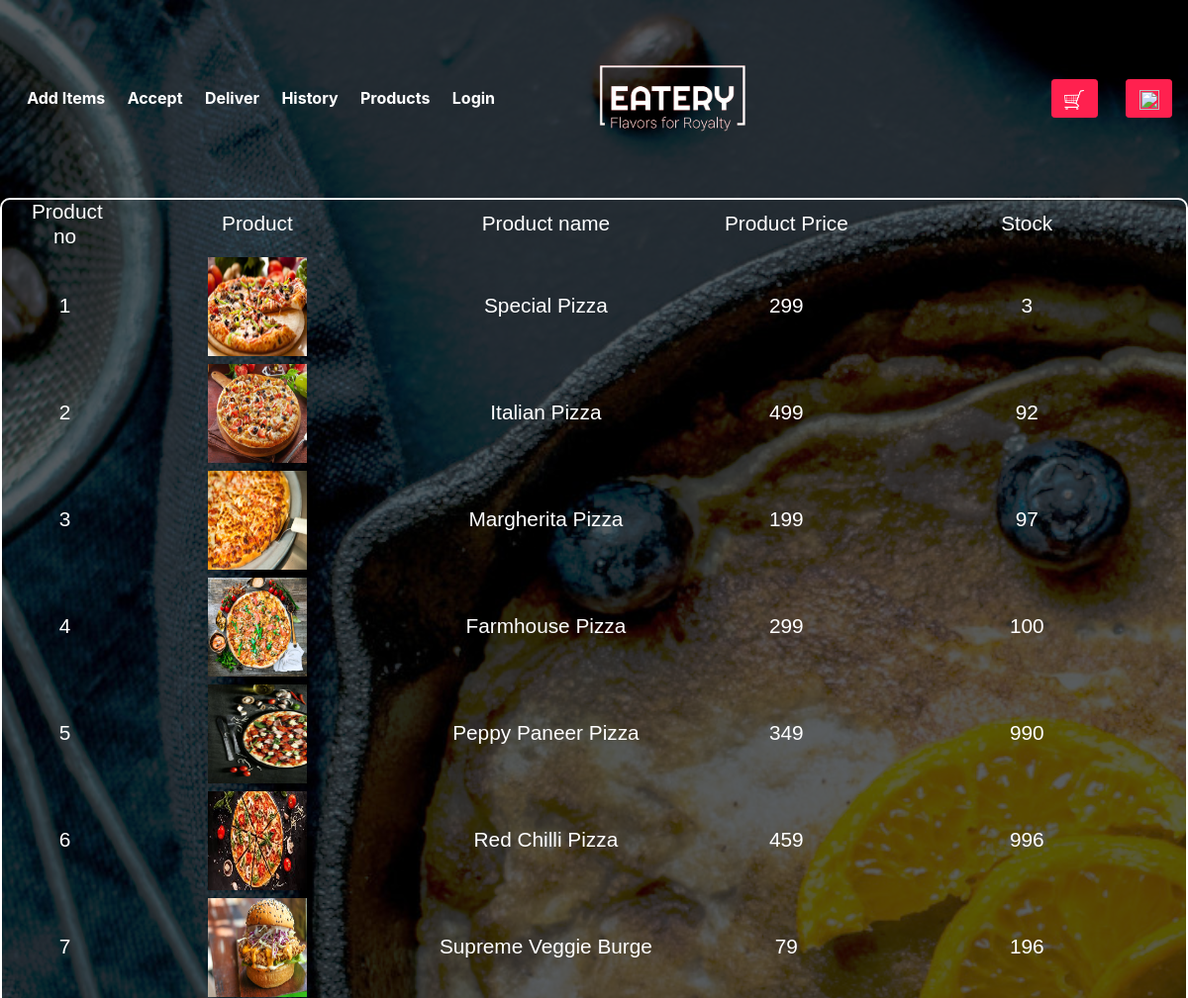
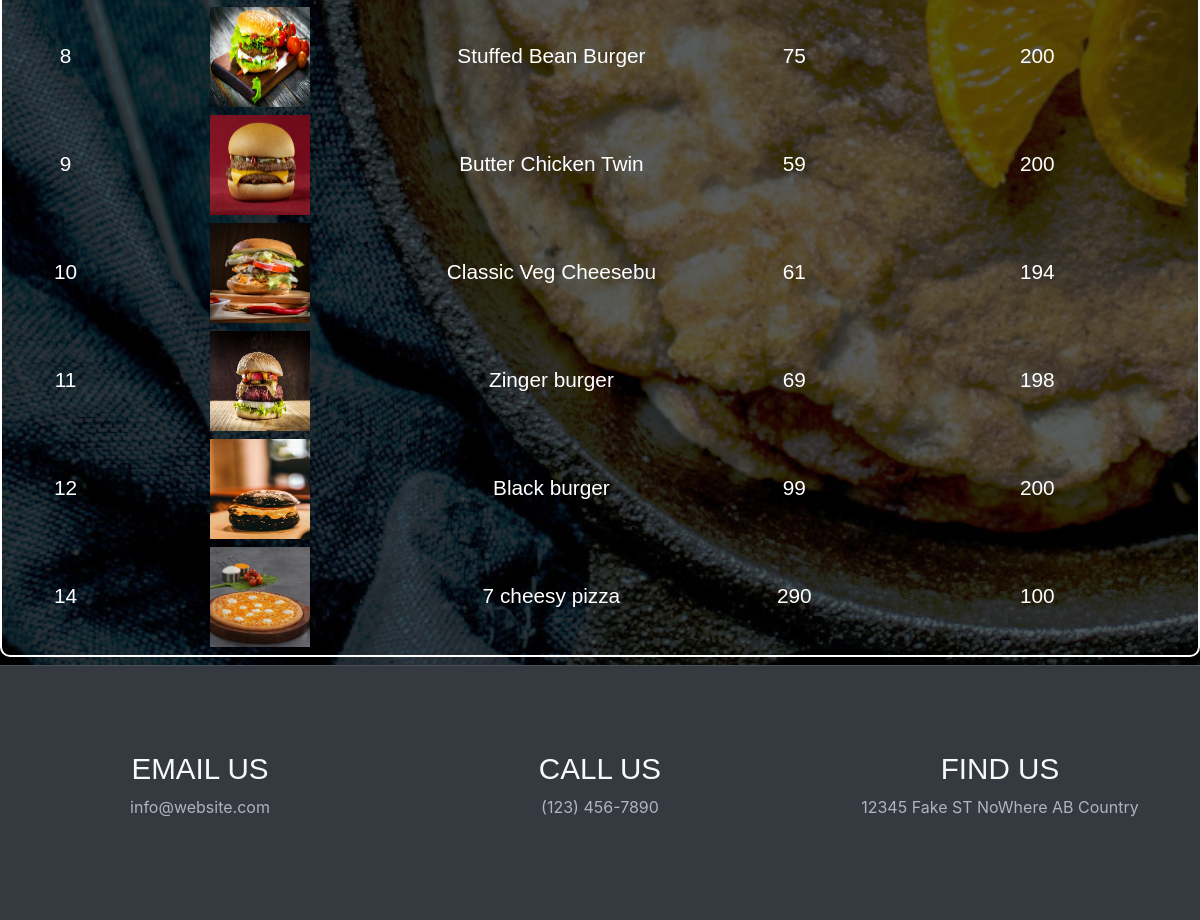
/products.php, run on the app's committed database (2 pictures, top to bottom).
### tables this page shows
CREATE TABLE `products` (
  `product_id` int(4) NOT NULL,
  `product_no` int(3) NOT NULL,
  `product_name` varchar(20) NOT NULL,
  `product_price` int(5) NOT NULL,
  `product_type` varchar(15) NOT NULL,
  `product_qty` int(5) UNSIGNED NOT NULL,
  `product_desc` varchar(100) NOT NULL,
  `product_img` text NOT NULL
);

### products.php (the view, shortened to what this page needs)
<?php
include ('assets/php/config.php');
?>
<!DOCTYPE html>
<html lang="en">
<head>
  <link rel="stylesheet" href="assets/vendors/themify-icons/css/themify-icons.css">
  <link rel="stylesheet" href="assets/vendors/animate/animate.css">
  <link rel="stylesheet" href="assets/css/foodhut.css">
  <link rel="stylesheet" href="assets/css/cart.css">
</head>
<body data-spy="scroll" data-target=".navbar" data-offset="40" id="home">
      <nav class="custom-navbar navbar navbar-expand-lg navbar-dark fixed-top" data-spy="affix" data-offset-top="10">
        <div class="collapse navbar-collapse" id="navbarSupportedContent">
      <ul class="navbar-nav">
      <li class="nav-item">
          <input type="button" value="Add Items"  class="nav-link te"  href="" onclick="home(this.name)" name="data_insert.php">
        </li>
        <li class="nav-item">
        <input type="button" value="Accept"  class="nav-link te"  href="" onclick="home(this.name)" name="admin.php">
        </li>
        <li class="nav-item">
        <input type="button" value="Deliver"  class="nav-link te"  href="" onclick="home(this.name)" name="admin_ord.php">
        </li>
        <li class="nav-item">
        <input type="button" value="History"  class="nav-link te"  href="" onclick="home(this.name)" name="admin_history.php">
        </li>
        <li class="nav-item">
        <input type="button" value="Products"  class="nav-link te"  href="" onclick="home(this.name)" name="products.php">
        </li>
        <li class="nav-item">
          <a class="nav-link" href="<?php if(isset($_SESSION['login'])){echo'assets/php/logout.php';}else{echo 'login.php';} ?>"><?php if(isset($_SESSION['login'])){echo'Log-out';}else{echo 'Login';} ?></a>
        </li>
      </ul>
      <a class="navbar-brand m-auto" href="#">
      <img src="assets/imgs/logo3.png" class="brand-img" alt="" onclick="home(this.name)" name="index.php#Home">
      </a>
      <ul class="navbar-nav">
        <li class="nav-item cart-btn">
          <a href="cart.php" class="btn btn-primary ml-xl-4 cart-btn"><img src="assets/imgs/cart.png" id="cart" alt=""
              srcset=""></a>
          <a href="<?php if(isset($_SESSION['login'])){echo'assets/php/profile.php';}else{echo'assets/php/error.php';} ?>" class="btn btn-primary ml-xl-4 cart-btn"><img src="assets/imgs/user.png" id="cart" alt=""></a>
        </li>
      </ul>
    </div>
    </nav>
      <br><br><br><br><br><br><br><br>
    <header class="container-fluid">
      <div class="row" id="cart-container">
        <div class="col-sm-6 col-md-12 col-xs-12 my-2 cart-main cart-middle">
                  <div class="container-fluid text-c" id="cart-head">
                    <div class="row d-flex cart-head">
                        <div class="col-1">
                            <h5>Product no</h5>
                        </div>
                        <div class="col-3">
                            <h5>Product</h5>
                        </div>
                        <div class="col-3">
                            <h5>Product name</h5>
                        </div>
                        <div class="col-2">
                            <h5>Product Price</h5>
                        </div>
                        <div class="col-3">
                            <h5>Stock</h5>
                        </div>
                    </div>
                  </div>
                <div class="container-fluid text-c" id="cart-head">
                <?php
                    $qr1 = "select * from products";
                    $nam = mysqli_query($conn,$qr1);
                    while($orders = mysqli_fetch_assoc($nam)) {
                        $id = $orders['product_id'];
                        $name = $orders['product_name'];
                        $img = $orders['product_img'];
                        $qty = $orders['product_qty'];
                        $price = $orders['product_price'];
                        ?>
                        <div class="row d-flex cart-head">
                            <div class="col-1">
                                <h5><?php echo $id?></h5>
                            </div>
                            <div class="col-3 ">
                                <h5> <img class="imag" src="assets/uploads/<?php echo $img; ?>" alt="" srcset="">  </h5>
                            </div>
                            <div class="col-3">
                                <h5><?php echo $name; ?></h5>
                            </div>
                            <div class="col-2">
                                <h5><?php echo $price; ?></h5>
                            </div>
                            <div class="col-3">
                                <h5><?php echo $qty; ?></h5>
                            </div>
                        </div>
                        <?php } ?> </div>
                        </div>
                  </div>
    </header>
  <div class="container-fluid bg-dark text-light has-height-md middle-items border-top text-center wow fadeIn">
    <div class="row">
      <div class="col-sm-4">
        <h3>EMAIL US</h3>
        <P class="text-muted">info@website.com</P>
      </div>
      <div class="col-sm-4">
        <h3>CALL US</h3>
        <P class="text-muted">(123) 456-7890</P>
      </div>
      <div class="col-sm-4">
        <h3>FIND US</h3>
        <P class="text-muted">12345 Fake ST NoWhere AB Country</P>
      </div>
    </div>
  </div>
    </body>
</html>

### assets/css/cart.css (style rules this page uses)
body { background-blend-mode: darken; background: rgba(33, 37, 41, 0.75) url('../imgs/main.jpg') repeat; background-size: cover; color: white; }
input { background: transparent; color: white; border: 1px solid white; }
a { color: white; }
.cart-head { flex-wrap: nowrap; align-items: center; text-align: center; justify-content: center; }
.cart-main { border: 2px solid white; border-radius: 10px; }
.text-c { text-align: center; }

### products.php (style rules this page uses)
.te { background: transparent; border: none; }
.imag { width:100px; height:100px; }

### data on the page
products: product_id "1", product_img (picture), product_name "Special Pizza", product_price "299", product_qty "3"
products: product_id "2", product_img (picture), product_name "Italian Pizza", product_price "499", product_qty "92"
products: product_id "3", product_img (picture), product_name "Margherita Pizza", product_price "199", product_qty "97"
products: product_id "4", product_img (picture), product_name "Farmhouse Pizza", product_price "299", product_qty "100"
products: product_id "5", product_img (picture), product_name "Peppy Paneer Pizza", product_price "349", product_qty "990"
products: product_id "6", product_img (picture), product_name "Red Chilli Pizza", product_price "459", product_qty "996"
products: product_id "7", product_img (picture), product_name "Supreme Veggie Burge", product_price "79", product_qty "196"
products: product_id "8", product_img (picture), product_name "Stuffed Bean Burger", product_price "75", product_qty "200"
products: product_id "9", product_img (picture), product_name "Butter Chicken Twin", product_price "59", product_qty "200"
products: product_id "10", product_img (picture), product_name "Classic Veg Cheesebu", product_price "61", product_qty "194"
products: product_id "11", product_img (picture), product_name "Zinger burger", product_price "69", product_qty "198"
products: product_id "12", product_img (picture), product_name "Black burger", product_price "99", product_qty "200"
products: product_id "14", product_img (picture), product_name "7 cheesy pizza", product_price "290", product_qty "100"
